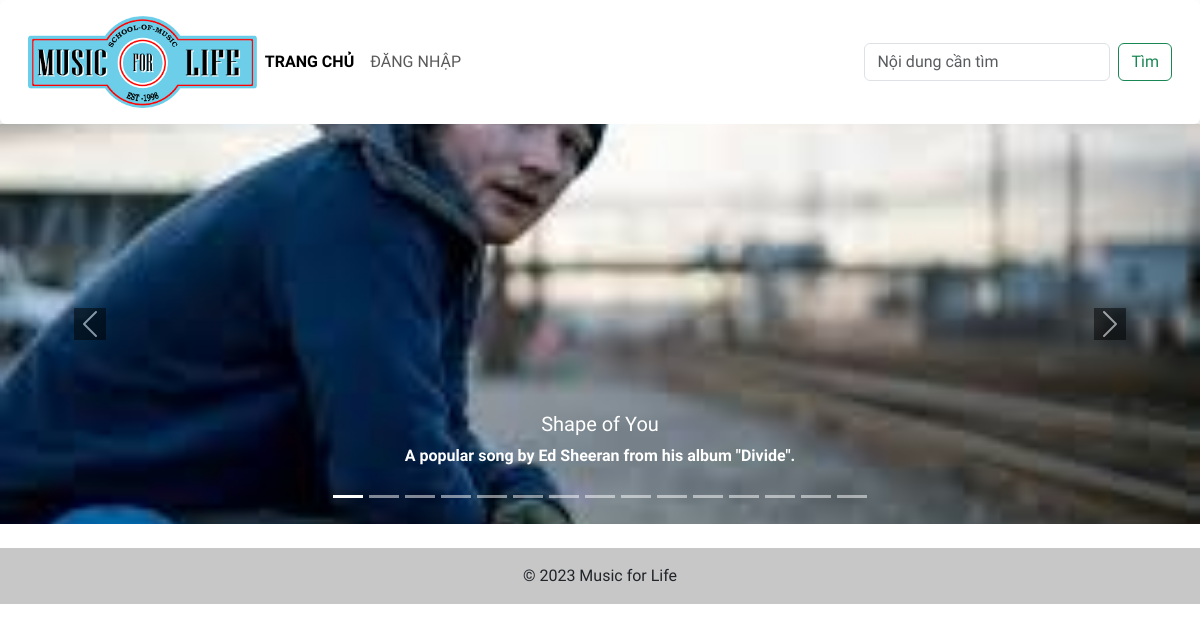
The page /btth02v2/views/home/index.php (signed in) on the database its author committed.
### tables this page shows
CREATE TABLE `baiviet` (
  `ma_bviet` int(10) UNSIGNED NOT NULL,
  `tieude` varchar(200) NOT NULL,
  `ten_bhat` varchar(100) NOT NULL,
  `ma_tloai` int(10) UNSIGNED NOT NULL,
  `tomtat` text NOT NULL,
  `noidung` text DEFAULT NULL,
  `ma_tgia` int(10) UNSIGNED NOT NULL,
  `ngayviet` datetime DEFAULT current_timestamp(),
  `hinhanh` varchar(200) DEFAULT NULL
);

### btth02v2/views/home/index.php (the view, shortened to what this page needs)
<?php
$db = DBConnection::getInstance();
$pdo = $db->getConnection();
$sql = "SELECT * FROM baiviet";
$stmt = $pdo->query($sql);
$articles = $stmt->fetchAll();
?>
<!DOCTYPE html>
<html lang="en">
<head>
    <link href="https://cdn.jsdelivr.net/npm/bootstrap@5.3.0-alpha1/dist/css/bootstrap.min.css" rel="stylesheet">
    <link rel="stylesheet" href="css/style.css">
</head>
<body>
    <header>
        <nav class="navbar navbar-expand-lg bg-body-tertiary shadow p-3 bg-white rounded">
            <div class="container-fluid">
                <div class="my-logo">
                    <a class="navbar-brand" href="#">
                        <img src="../../assets/images/logo2.png" alt="Logo" class="img-fluid">
                    </a>
                </div>
                <div class="collapse navbar-collapse" id="navbarSupportedContent">
                <ul class="navbar-nav me-auto mb-2 mb-lg-0">
                    <li class="nav-item">
                    <a class="nav-link active" aria-current="page" href="../../">Trang chủ</a>
                    </li>
                    <li class="nav-item">
                    <a class="nav-link" href="../../views/member/login.php">Đăng nhập</a>
                    </li>
                </ul>
                <form class="d-flex" role="search">
                    <input class="form-control me-2" type="search" placeholder="Nội dung cần tìm" aria-label="Search">
                    <button class="btn btn-outline-success" type="submit">Tìm</button>
                </form>
                </div>
            </div>
        </nav>
        <div id="carouselExampleIndicators" class="carousel slide">
            <div class="carousel-indicators">
                <?php foreach ($articles as $index => $article): ?>
                    <button type="button" data-bs-target="#carouselExampleIndicators" data-bs-slide-to="<?= $index ?>" class="<?= $index === 0 ? 'active' : '' ?>" aria-current="<?= $index === 0 ? 'true' : 'false' ?>" aria-label="Slide <?= $index + 1 ?>"></button>
                <?php endforeach; ?>
            </div>
            <div class="carousel-inner">
                <?php foreach ($articles as $index => $article): ?>
                    <div class="carousel-item <?= $index === 0 ? 'active' : '' ?> <?= !file_exists($article['hinhanh']) ? 'broken' : '' ?>">
                        <img src="<?= htmlspecialchars($article['hinhanh']) ?>" class="d-block w-100 <?= !file_exists($article['hinhanh']) ? 'broken' : '' ?>" alt="<?= htmlspecialchars($article['tieude']) ?>">
                        <div class="carousel-caption d-none d-md-block">
                            <h5><?= htmlspecialchars($article['tieude']) ?></h5>
                            <p><?= htmlspecialchars($article['tomtat']) ?></p>
                        </div>
                    </div>
                <?php endforeach; ?>
            </div>
            <button class="carousel-control-prev" type="button" data-bs-target="#carouselExampleIndicators" data-bs-slide="prev">
                <span class="carousel-control-prev-icon" aria-hidden="true"></span>
            </button>
            <button class="carousel-control-next" type="button" data-bs-target="#carouselExampleIndicators" data-bs-slide="next">
                <span class="carousel-control-next-icon" aria-hidden="true"></span>
            </button>
        </div>
    </header>
    <footer class="bg-light text-center text-lg-start mt-4">
        <div class="text-center p-3" style="background-color: rgba(0, 0, 0, 0.2);">
            © 2023 Music for Life
        </div>
    </footer>
</body>
</html>

### btth01/css/style.css (style rules this page uses)
body { font-family: 'Numans', sans-serif !important; }
.bg-body-tertiary { background-color:#fff !important; }
.my-logo { max-width: 20%; }
.nav-link { text-transform: uppercase; }
.active { font-weight: bold; }

### btth02v2/views/home/index.php (style rules this page uses)
.carousel-item img { max-height: 400px; object-fit: cover; width: 100%; }
.carousel-control-prev-icon, .carousel-control-next-icon { background-color: #000; }

### rows shown on the page
baiviet: hinhanh (picture), tieude "Shape of You", tomtat "A popular song by Ed Sheeran from his album \"Divide\"."
